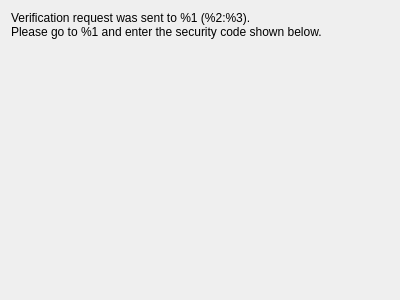
<?xml version="1.0" encoding="UTF-8"?>
<ui version="4.0">
 <class>VerificationPage</class>
 <widget class="QWizardPage" name="VerificationPage">
  <property name="geometry">
   <rect>
    <x>0</x>
    <y>0</y>
    <width>400</width>
    <height>300</height>
   </rect>
  </property>
  <property name="windowTitle">
   <string>WizardPage</string>
  </property>
  <property name="title">
   <string>Verify security code</string>
  </property>
  <layout class="QVBoxLayout" name="verticalLayout">
   <item>
    <widget class="QLabel" name="infoLabel">
     <property name="text">
      <string>Verification request was sent to %1 (%2:%3).&lt;br&gt;Please go to %1 and enter the security code shown below.</string>
     </property>
    </widget>
   </item>
   <item>
    <spacer name="verticalSpacer">
     <property name="orientation">
      <enum>Qt::Vertical</enum>
     </property>
     <property name="sizeHint" stdset="0">
      <size>
       <width>20</width>
       <height>40</height>
      </size>
     </property>
    </spacer>
   </item>
   <item>
    <widget class="QLabel" name="codeLabel">
     <property name="text">
      <string>&lt;security code here&gt;</string>
     </property>
     <property name="alignment">
      <set>Qt::AlignCenter</set>
     </property>
    </widget>
   </item>
   <item>
    <spacer name="verticalSpacer_2">
     <property name="orientation">
      <enum>Qt::Vertical</enum>
     </property>
     <property name="sizeHint" stdset="0">
      <size>
       <width>20</width>
       <height>40</height>
      </size>
     </property>
    </spacer>
   </item>
  </layout>
 </widget>
 <resources/>
 <connections/>
</ui>
